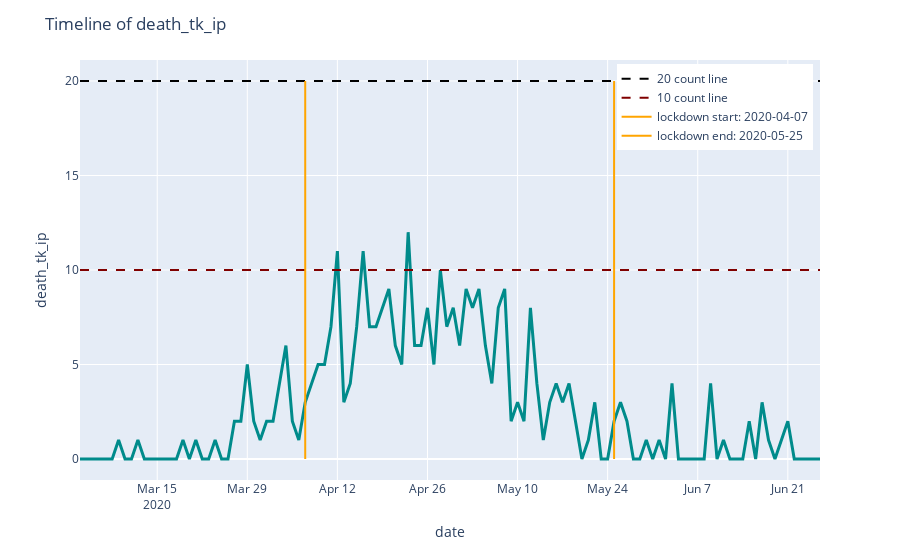

This figure's notebook cell:
### Markdown cell above
### 4.2.8) Tokyo

### Code cell
# 4.2.8.1) Timeline of confirmed deaths
# plot_death_by_date(df_final, 'date', 'death_tk', lock_dict.get('tk').get('start'), lock_dict.get('tk').get('end'))
plot_death_by_date(df_final, 'date', 'death_tk_ip', lock_dict.get('tk').get('start'), lock_dict.get('tk').get('end'))
